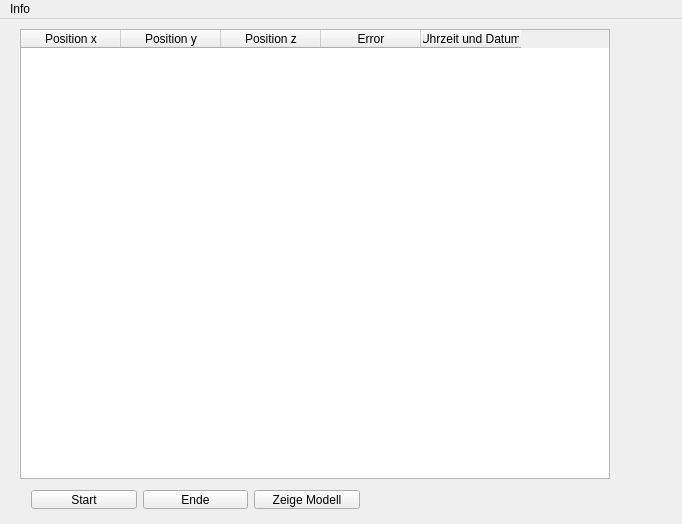
<?xml version="1.0" encoding="UTF-8"?>
<ui version="4.0">
 <class>MainWindow</class>
 <widget class="QMainWindow" name="MainWindow">
  <property name="geometry">
   <rect>
    <x>0</x>
    <y>0</y>
    <width>682</width>
    <height>524</height>
   </rect>
  </property>
  <property name="windowTitle">
   <string>Eagle Eye - Kamerabasiertes Indoor-Navigationssystem (Client)</string>
  </property>
  <property name="windowIcon">
   <iconset resource="image.qrc">
    <normaloff>:/new/prefix1/image/icon.jpg</normaloff>:/new/prefix1/image/icon.jpg</iconset>
  </property>
  <widget class="QWidget" name="centralWidget">
   <widget class="QLabel" name="lbl_label">
    <property name="geometry">
     <rect>
      <x>440</x>
      <y>460</y>
      <width>381</width>
      <height>41</height>
     </rect>
    </property>
    <property name="text">
     <string/>
    </property>
   </widget>
   <widget class="QWidget" name="layoutWidget">
    <property name="geometry">
     <rect>
      <x>20</x>
      <y>460</y>
      <width>351</width>
      <height>41</height>
     </rect>
    </property>
    <layout class="QHBoxLayout" name="horizontalLayout">
     <item>
      <widget class="QPushButton" name="cmd_start">
       <property name="text">
        <string>Start</string>
       </property>
      </widget>
     </item>
     <item>
      <widget class="QPushButton" name="cmd_ende">
       <property name="text">
        <string>Ende</string>
       </property>
      </widget>
     </item>
     <item>
      <widget class="QPushButton" name="showModelButton">
       <property name="text">
        <string>Zeige Modell</string>
       </property>
      </widget>
     </item>
    </layout>
   </widget>
   <widget class="QTableWidget" name="tableWidget">
    <property name="geometry">
     <rect>
      <x>20</x>
      <y>10</y>
      <width>590</width>
      <height>450</height>
     </rect>
    </property>
    <property name="sizePolicy">
     <sizepolicy hsizetype="Expanding" vsizetype="Expanding">
      <horstretch>0</horstretch>
      <verstretch>0</verstretch>
     </sizepolicy>
    </property>
    <property name="minimumSize">
     <size>
      <width>0</width>
      <height>0</height>
     </size>
    </property>
    <column>
     <property name="text">
      <string>Position x</string>
     </property>
    </column>
    <column>
     <property name="text">
      <string>Position y</string>
     </property>
    </column>
    <column>
     <property name="text">
      <string>Position z</string>
     </property>
    </column>
    <column>
     <property name="text">
      <string>Error</string>
     </property>
    </column>
    <column>
     <property name="text">
      <string>Uhrzeit und Datum</string>
     </property>
    </column>
   </widget>
  </widget>
  <widget class="QMenuBar" name="menuBar">
   <property name="geometry">
    <rect>
     <x>0</x>
     <y>0</y>
     <width>682</width>
     <height>25</height>
    </rect>
   </property>
   <widget class="QMenu" name="menuInfo">
    <property name="title">
     <string>Info</string>
    </property>
    <addaction name="actionUeber_Eagle_Eye"/>
   </widget>
   <addaction name="menuInfo"/>
  </widget>
  <action name="actionUeber_Eagle_Eye">
   <property name="text">
    <string>Ueber Eagle Eye</string>
   </property>
  </action>
 </widget>
 <layoutdefault spacing="6" margin="11"/>
 <resources>
  <include location="image.qrc"/>
 </resources>
 <connections/>
</ui>
